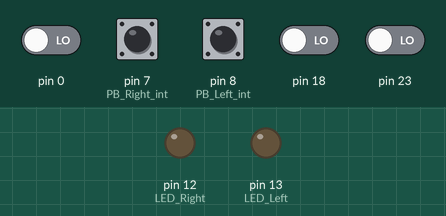
Bench run of a sketch on a simulated Arduino Uno, built with avr-gcc and run on an emulated ATmega328P. Shown: output pins drawn as LEDs (lit = HIGH). Dashed ring = blinking. The test bench sets the inputs (shaded band); at power-on: pin 0, pin 7 (PB_Right_int), pin 8 (PB_Left_int), pin 18, pin 23 LOW.

Above: at 1.2 s.
1.3 s: pin 0 driven HIGH
At 4.2 s:
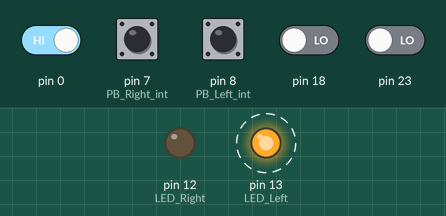
4.3 s: pin 23 driven HIGH
At 6.2 s:
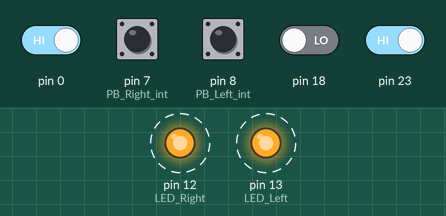
Timing chart, 0 to 16.3 s (numbered marks = the images above; inputs shaded):
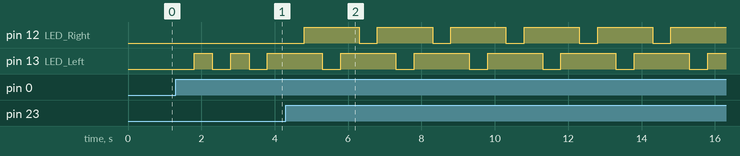

Measured:
- after the input at 1.3 s, pin 13 (LED_Left): alternates HIGH for 0.50 s and LOW for 0.50 s, starting after 0.50 s
- after the input at 4.3 s, pin 12 (LED_Right): alternates HIGH for 1.5 s and LOW for 0.50 s, starting after 0.50 s; pin 13 (LED_Left): alternates HIGH for 1.5 s and LOW for 0.50 s, starting after 1.0 s

The sketch:

BikeMonitorRC1.ino
```cpp
/*-----( Import needed libraries )-----*/
#include <PinChangeInterrupt.h>
/*-----( Declare Constants and Pin Numbers )-----*/
#define LED_Left 13
#define LED_Right 12
/*-----( Declare Variables )-----*/
////setup buttons
int PB_Left_int = 8;
int PB_Right_int= 7;
///////////////State of buttons
boolean buttonPushedLeft = false;
boolean buttonPushedRight = false;
////////Bluetooth///////////
int counter = 0;
int LED = 11;
char INBYTE;
unsigned long oldTime = millis();
unsigned long newTime= millis();
unsigned long elapseTime;
long sendrev=0;
//////Hall Effect Sensor///////
long rev;
long old_rev;
volatile int old_time; // in order to store the time value of the current state, to be used in next state
int perimeter;// pi*diameter
int diameter; // diameter of the tire
///////////////////////////////end of variables
void setup() {
  //Turning Lights//
  //set OUTPUTS
  Serial.begin(9600);
  pinMode(LED_Left, OUTPUT);
  pinMode(LED_Right,OUTPUT);
  pinMode(PB_Left_int, INPUT);
  pinMode(PB_Right_int, INPUT);
  //attach interrupt
  attachPinChangeInterrupt(0,ISR_left,RISING);
  attachPinChangeInterrupt(23,ISR_right,RISING);
  //////////////////
  //Bluetooth//
  //no Setup needed
  //////////////////
  //Hall Sensor//
  attachPinChangeInterrupt (18, magnet_detected, RISING);
  old_time = 0;
  perimeter = 0;
  diameter = 20;
  old_rev = 0;
  rev = 0;
  //////////////////
}

void loop() {
  ///////////////////HALL SENSOR/////////////////////////
  if (rev != old_rev){
    old_rev = rev;
 }
  ///////////////////////////////////////////////////////
  ///////////////////BLUETOOTH///////////////////////////
  bool request;
  request = msgReq();
  msgSend(request);
  ///////////////////////////////////////////////////////
  ////////////////////TURNING LIGHTS/////////////////////
  int buttonStateLeft = digitalRead(PB_Left_int);
  int buttonStateRight= digitalRead(PB_Right_int);
  if (buttonPushedLeft == true){
    blink_left();
    }else {digitalWrite(LED_Left,LOW);}
  if (buttonPushedRight == true){
    blink_right();
    }else {digitalWrite(LED_Right, LOW);}
  ///////////////////////////////////////////////////////

}

/*-----( Functions )-----*/

//////////////////////////TURNING LIGHTS////////////////////////////////////////
//Interrupts
void ISR_left(){
  buttonPushedLeft = !buttonPushedLeft;

  }
 void ISR_right(){
  buttonPushedRight = !buttonPushedRight;
  }
///////////////////////////////////////////////////
void blink_left(){
      // blinking loop
        digitalWrite (LED_Left, LOW);
        delay (500);
        digitalWrite (LED_Left, HIGH);
        delay (500);
}
void blink_right(){
      // blinking loop
        digitalWrite (LED_Right, LOW);
        delay (500);
        digitalWrite (LED_Right, HIGH);
        delay (500);
}
////////////////////////////////////////////////////////////////////////////////
//////////////////////////////BLUETOOTH/////////////////////////////////////////
bool msgReq() {//wait for command to be sent
  INBYTE = Serial.read();
  if (INBYTE == '1') {
    return true;
  }
  else {
    return false;
  }
}
void msgSend(bool request) {
  if (request) {
    //Get the time elapsed
    newTime= millis();
    elapseTime= newTime-oldTime;
    //number of revs since last request
    sendrev=rev-sendrev;
    //get the request number (maybe deprecated?)
    counter++;
    //reset time counter
    oldTime=millis();
    //send data
    Serial.print("Time since last request:  ");
    Serial.println(elapseTime);
    Serial.print("Request number: ");
    Serial.println(counter);
    Serial.print("Number of Revs since last request: ");
    Serial.println(sendrev);
    Serial.print("Total revs: ");
    Serial.println(rev);
  }
  request=false; //reset request to false
}
////////////////////////////////////////////////////////////////////////////////
/////////////////////////////HALL SENSOR////////////////////////////////////////
void magnet_detected(){
  rev++;
  }
////////////////////////////////////////////////////////////////////////////////
```
